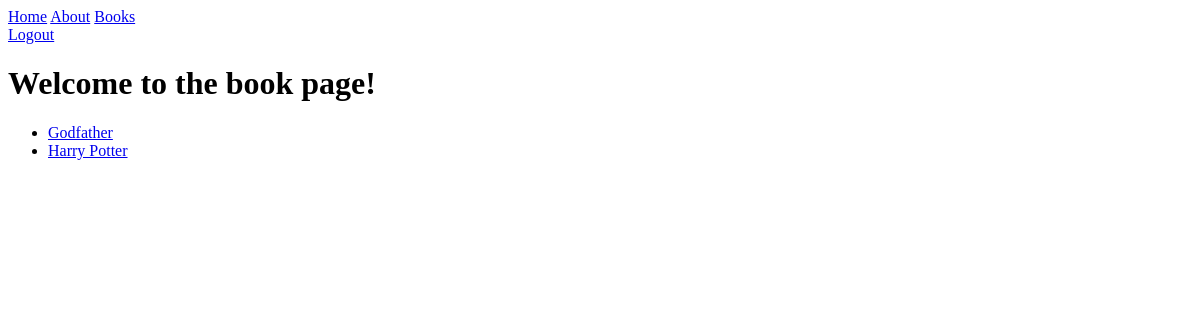
Before: /books (signed in) with the older database file.
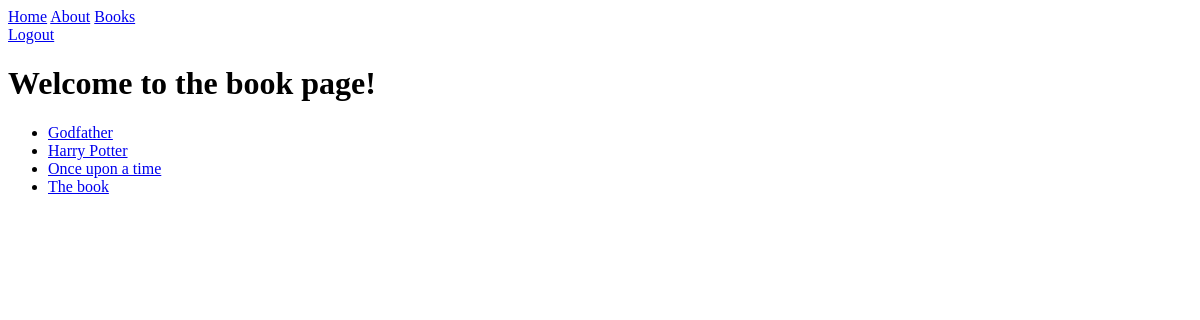
After: the same page with the newer database file.
### digital_library/models.py (models this page shows, shortened)
class Book(models.Model):
  title = models.CharField(max_length=200)
  author = models.CharField(max_length=100)
  borrower = models.ForeignKey(User, on_delete=models.SET_NULL, null=True)

### digital_library/views.py (the view)
# urls.py: path('books', views.show_books, name="digital-library-book-list"),
@login_required
def show_books(req):
    books = {'book': Book.objects.all()}
    return render(req, 'books.html', books)

### digital_library/templates/books.html
{% extends "base.html" %}
{% block content %}
    <h1>Welcome to the book page!</h1>
        <ul>
    {% for books in book %}
          <li>
              <a href="{% url 'digital-library-book-list' %}">
                  {{ books.title }}
              </a>
          </li>
    {% endfor %}
        </ul>
{% endblock content %}

Changed rows visible on the page:
added Book: title "Once upon a time"
added Book: title "The book"
